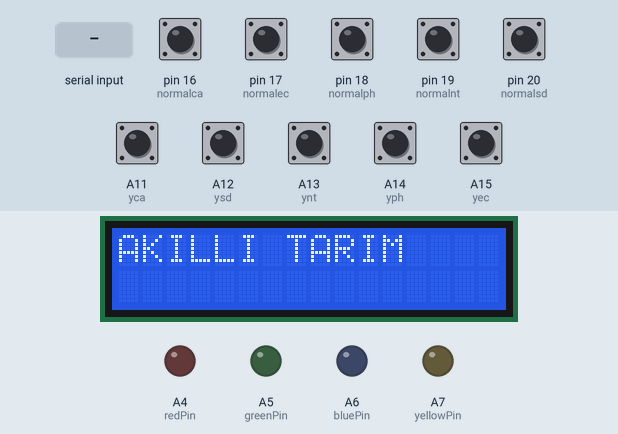
Recording of a sketch running on a simulated Arduino Mega 2560, built with avr-gcc and run on an emulated ATmega2560. Shown: 16×2 character LCD, output pins drawn as LEDs (lit = HIGH). Dashed ring = blinking. Inputs (shaded band) come from the test bench; at power-on: A11 (yca), A12 (ysd), A13 (ynt), A14 (yph), A15 (yec), pin 16 (normalca), pin 17 (normalec), pin 18 (normalph), pin 19 (normalnt), pin 20 (normalsd) HIGH. What the sketch prints to the serial monitor is not drawn.

Above: at 1.2 s.
1.3 s: A12 (ysd) pulled LOW for 0.15 s
At 2.0 s:
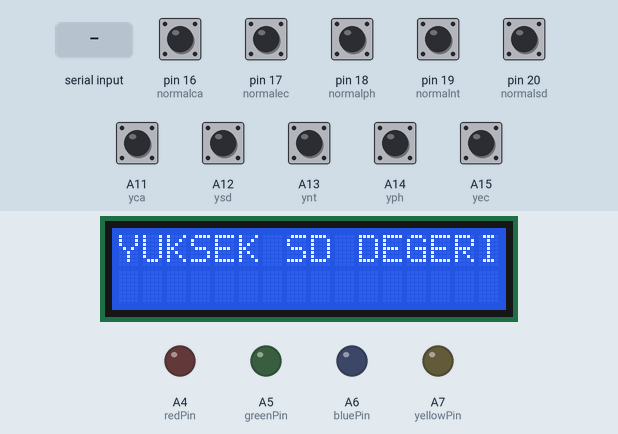
3.6 s: "90,45\n" received over Serial
At 5.1 s:
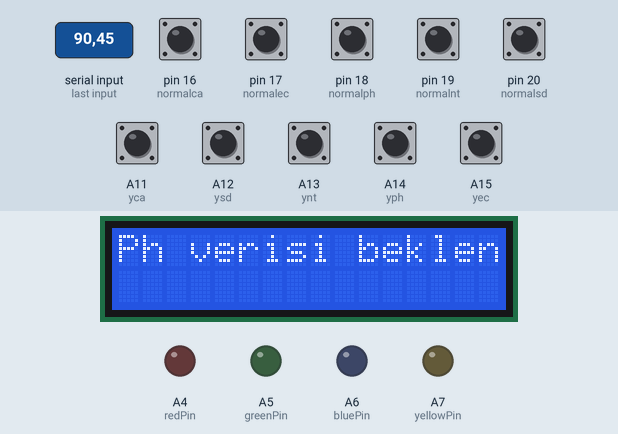
6.1 s: "90\n" received over Serial
At 6.5 s:
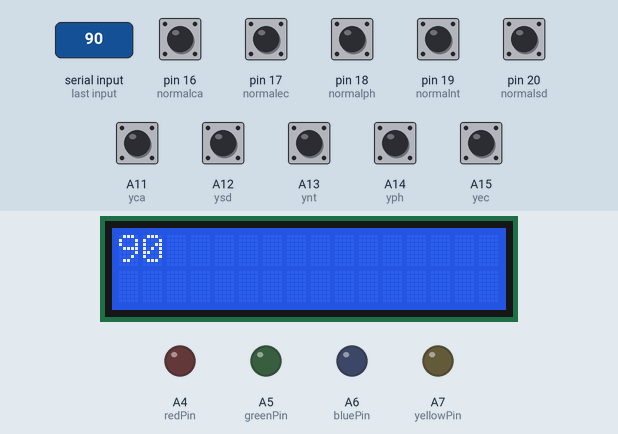
9.1 s: A13 (ynt) pulled LOW for 1 s
At 10.3 s:
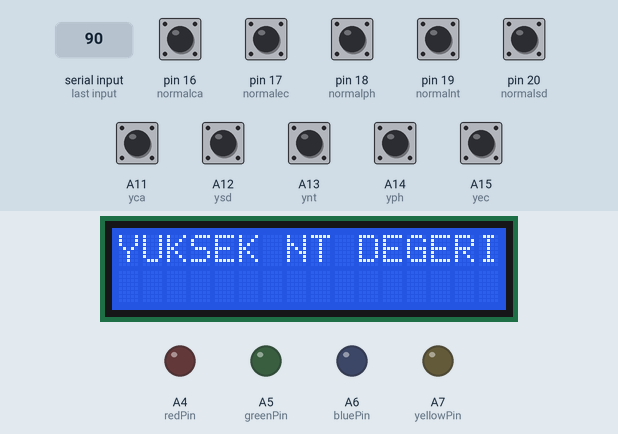
11.9 s: A14 (yph) pulled LOW for 1 s
At 12.85 s:
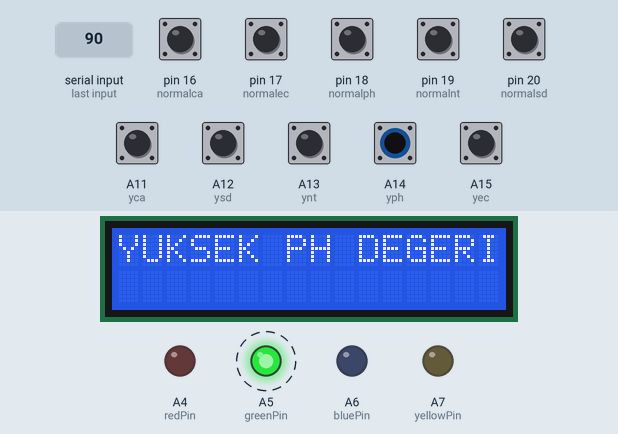
15.0 s: A15 (yec) pulled LOW for 0.15 s
At 15.7 s:
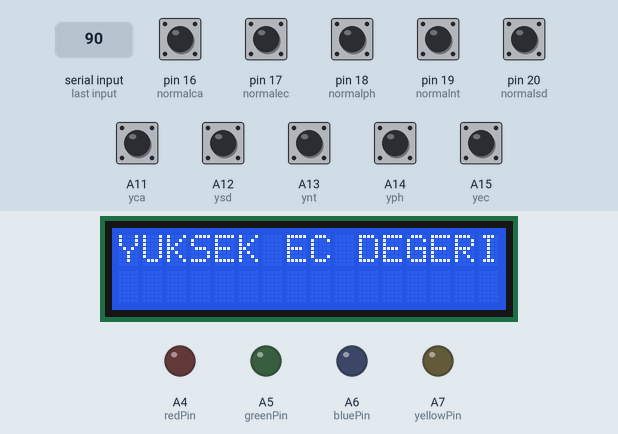
Timing chart, 0 to 18.0 s (numbered marks = the images above; inputs shaded):
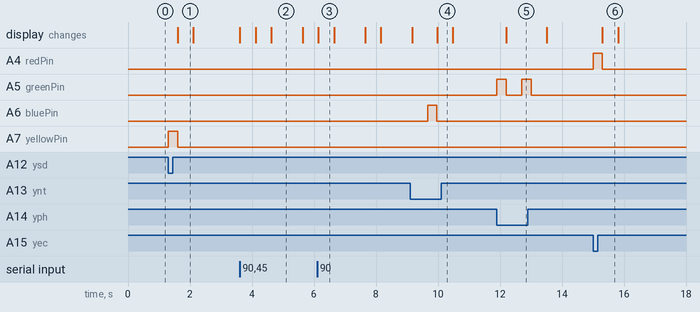

The sketch:

BST308.ino
```cpp
#include <LiquidCrystal.h>

// normal değer alarm butonu
#define normalca 16
#define normalec 17
#define normalph 18
#define normalnt 19
#define normalsd 20

//yüksek değer alarm butonu
#define yec A15
#define yph A14
#define ynt A13
#define ysd A12
#define yca A11

// alarm ledleri
#define redPin A4
#define tredPin A3
#define greenPin A5
#define bluePin A6
#define yellowPin A7

int phdata = 0;

// ekran tanımlaması
LiquidCrystal lcd(34, 35, 36, 38, 39, 40, 41, 42, 43, 44, 45);

void islemler() {
  getData();
  if (digitalRead(yec) == LOW) // yüksek ec olunca
  {
    digitalWrite(redPin, HIGH);
    delay(300);
    digitalWrite(redPin, LOW);
    lcd.clear();
    lcd.setCursor(0, 0);
    lcd.print("YUKSEK EC DEGERI");
    delay(500);
    islemler();
  }

  if (digitalRead(yph) == LOW) // yüksek ph olunca
  {

    digitalWrite(greenPin, HIGH);
    delay(300);
    digitalWrite(greenPin, LOW);
    lcd.clear();
    lcd.setCursor(0, 0);
    lcd.print("YUKSEK PH DEGERI");
    delay(500);
    islemler();

  }
  if (digitalRead(ynt) == LOW) // yüksek nt olunca
  {

    digitalWrite(bluePin, HIGH);
    delay(300);
    digitalWrite(bluePin, LOW);
    lcd.clear();
    lcd.setCursor(0, 0);
    lcd.print("YUKSEK NT DEGERI");
    delay(500);
    islemler();
  }

  if (digitalRead(ysd) == LOW) // yüksek sodyum olunca
  {

    digitalWrite(yellowPin, HIGH);
    delay(300);
    digitalWrite(yellowPin, LOW);
    lcd.clear();
    lcd.setCursor(0, 0);
    lcd.print("YUKSEK SD DEGERI");
    delay(500);
    islemler();

  }
  if (digitalRead(yca) == LOW) // yüksek sodyum olunca
  {

    digitalWrite(tredPin, HIGH);
    delay(300);
    digitalWrite(tredPin, LOW);
    lcd.clear();
    lcd.setCursor(0, 0);
    lcd.print("YUKSEK CA DEGERI");
    delay(500);
    islemler();

  }

  if (digitalRead(normalec) == LOW) // yüksek sodyum olunca
  {

    digitalWrite(yellowPin, LOW);
    lcd.clear();
    lcd.setCursor(0, 0);
    lcd.print("NORMAL EC DEGERI");
    delay(500);
    islemler();

  }

  if (digitalRead(normalph) == LOW) // yüksek sodyum olunca
  {

    digitalWrite(yellowPin, LOW);
    lcd.clear();
    lcd.setCursor(0, 0);
    lcd.print("NORMAL PH DEGERI");
    delay(500);
    islemler();

  }

  if (digitalRead(normalnt) == LOW) // yüksek sodyum olunca
  {

    digitalWrite(yellowPin, LOW);
    lcd.clear();
    lcd.setCursor(0, 0);
    lcd.print("NORMAL NT DEGERI");
    delay(500);
    islemler();

  }

  if (digitalRead(normalsd) == LOW) // yüksek sodyum olunca
  {

    digitalWrite(yellowPin, LOW);
    lcd.clear();
    lcd.setCursor(0, 0);
    lcd.print("NORMAL SD DEGERI");
    delay(500);
    islemler();

  }

  if (digitalRead(normalca) == LOW) // yüksek sodyum olunca
  {

    digitalWrite(tredPin, LOW);
    lcd.clear();
    lcd.setCursor(0, 0);
    lcd.print("NORMAL CA DEGERI");
    delay(500);
    islemler();

  }

}


void getData(){
  if (Serial.available() > 0) {
    lcd.clear();
    lcd.setCursor(0, 0);
    lcd.print("Ph verisi bekleniyor");
    delay(2);
    Serial.println(phdata);
    int c1 = Serial.parseInt();
    phdata = c1;
    lcd.clear();
    lcd.setCursor(0, 0);
    lcd.print(phdata);
    Serial.println(phdata);
    delay(500);
    lcd.clear();
    lcd.setCursor(0, 0);
    lcd.print("Ec verisi bekleniyor");
    delay(2);
    Serial.println(phdata);
    int c2 = Serial.parseInt();
    phdata = c2;
    lcd.clear();
    lcd.setCursor(0, 0);
    lcd.print(phdata);
    Serial.println(phdata);
    delay(500);
    // Serial.println(phdata);
  }
}


void setup() {

  Serial.begin(9600);
  lcd.begin(16, 2);

  pinMode(16, INPUT_PULLUP);
  pinMode(17, INPUT_PULLUP);
  pinMode(18, INPUT_PULLUP);
  pinMode(19, INPUT_PULLUP);
  pinMode(20, INPUT_PULLUP);
  pinMode(A15, INPUT_PULLUP);
  pinMode(A14, INPUT_PULLUP);
  pinMode(A13, INPUT_PULLUP);
  pinMode(A12, INPUT_PULLUP);
  pinMode(A11, INPUT_PULLUP);
  pinMode(redPin, OUTPUT); //su satın alındığında kırmızı ısık yanar
  pinMode(greenPin, OUTPUT); //kek satın alındığında kırmızı ısık yanar
  pinMode(bluePin, OUTPUT); //gofret satın alındığında kırmızı ısık yanar
  pinMode(yellowPin, OUTPUT); //çikolata satın alındığında kırmızı ısık yanar

}

void loop() {

  //mevcut durumla ilgili bilgi yaz
  lcd.setCursor(0, 0);
  lcd.print("AKILLI TARIM    ");

  islemler();

}
```

Measured:
- after the input at 1.3 s, A7 (yellowPin): LOW → HIGH at once, → LOW 0.30 s later; the display: changes after 0.31 s (image 1)
- after the input at 3.6 s, the display: changes at once (image 2)
- after the input at 9.1 s, A6 (bluePin): LOW → HIGH after 0.56 s, → LOW 0.30 s later
- after the input at 11.9 s, A5 (greenPin): alternates HIGH for 0.30 s and LOW for 0.50 s, 4 changes in all, then stays LOW, starting at once; the display: changes after 0.31 s (image 5)
- after the input at 15.0 s, A4 (redPin): LOW → HIGH at once, → LOW 0.30 s later; the display: changes after 0.30 s (image 6)
- what the display in image 1 shows lasts 0.5 s, from 1.6 s to 2.1 s
- what the display in image 2 shows lasts 1.0 s, from 4.6 s to 5.6 s
